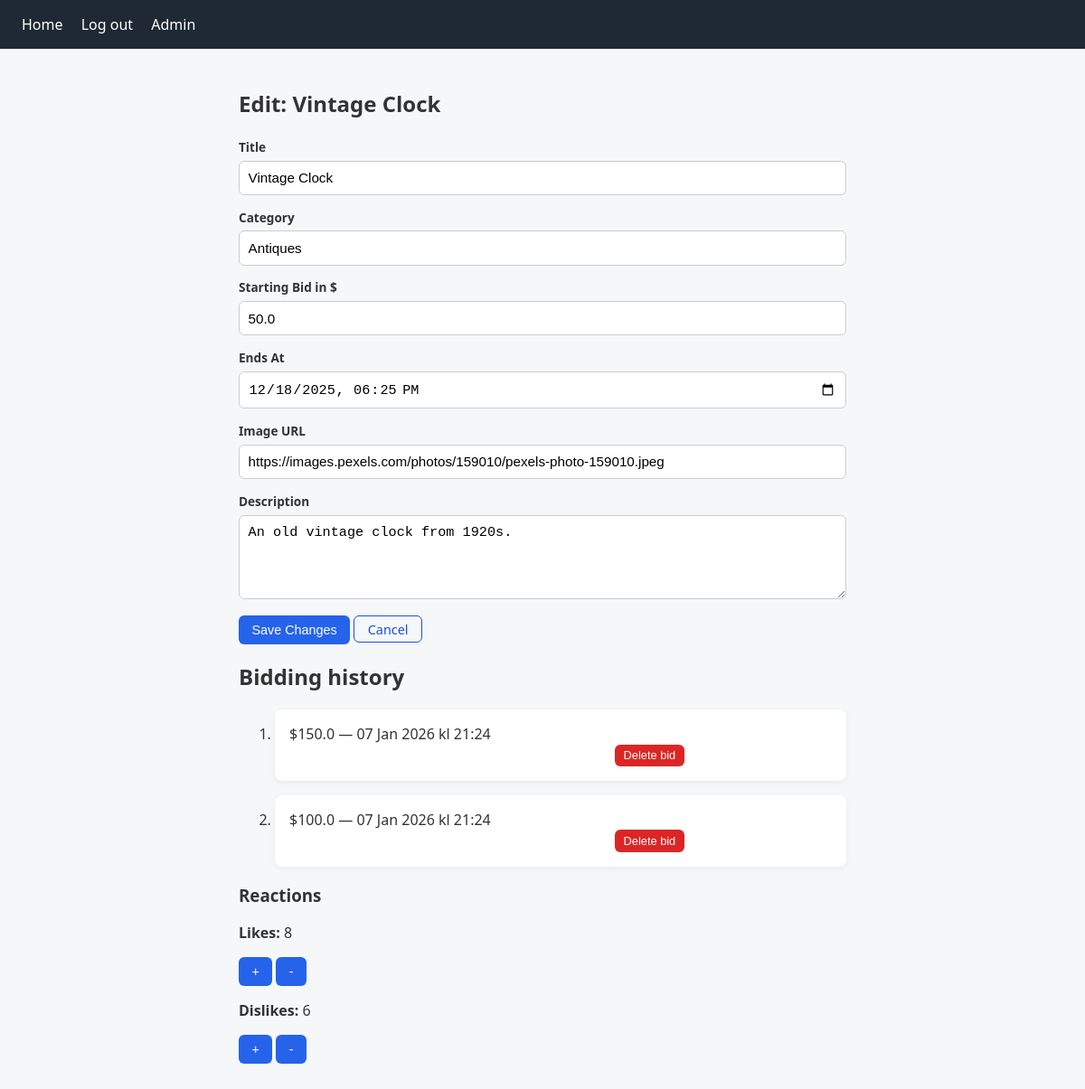
Screenshot of /admin/edit/1 (signed in) with the database file from the repository.
### models/auction.py (models this page shows)
class Auction(db.Model):
    __tablename__ = 'auctions'
    id = db.Column(db.Integer, primary_key=True)
    title = db.Column(db.String(50), unique=True, nullable=False)
    description = db.Column(db.String(10), nullable=False)
    category = db.Column(db.String(20), nullable=False)
    starting_bid = db.Column(db.Float, nullable=False)
    start_at = db.Column(db.DateTime, server_default=db.func.now())
    end_at = db.Column(db.DateTime, nullable=False)
    image_url = db.Column(db.String(200), nullable=True) # URL till bild

### models/bid.py (models this page shows)
class Bid(db.Model):
    __tablename__ = 'bids'
    id = db.Column(db.Integer, primary_key=True)
    auction_id = db.Column(db.Integer, db.ForeignKey('auctions.id'), nullable=False)
    bidder_email = db.Column(db.String(120), db.ForeignKey('users.email'), nullable=False)
    amount = db.Column(db.Float, nullable=False)
    created_at = db.Column(db.DateTime, server_default=db.func.now())

### blueprints/admin/admin_routes.py (the view, shortened to what this page needs)
@admin_bp.route('/add', methods=['GET', 'POST'])
@admin_bp.route('/edit/<int:auction_id>', methods=['GET', 'POST'])
@login_required
def admin_form(auction_id=None):
    if not is_admin():
        flash('Access denied: You must be an administrator.', 'danger')
        return redirect(url_for('auctions_bp.auctions_list'))
    auction_edit = None
    title = "Add new auction"
    history = []
    if auction_id:
        auction_edit = auction_repo.get_auction_by_id(auction_id)
        title = f"Edit: {auction_edit.title}"
        history = auction_repo.get_bidding_history(auction_id)
        likes = reactions_repo.count(auction_id, "like")
        dislikes = reactions_repo.count(auction_id, "dislike")
    else:
        likes = 0
        dislikes = 0
    return render_template(
    "admin_auction_form.html",
    auction=auction_edit,
    title=title,
    history=history,
    likes=likes,
    dislikes=dislikes
)

### blueprints/admin/admin_routes.py (called while the page is built)
def is_admin():
    return current_user.is_authenticated and current_user.role == 'admin'

### dbrepository/auction_repo.py (called while the page is built)
    def get_auction_by_id(self, auction_id):
        return Auction.query.get_or_404(auction_id)

    def get_bidding_history(self, auction_id):
        return (Bid.query
                .filter_by(auction_id=auction_id)
                .order_by(Bid.created_at.desc())
                .all())

### dbrepository/reactions_repo.py (called while the page is built)
    def count(self, auction_id, kind):
        return Reaction.query.filter_by(auction_id=auction_id, kind=kind).count()

### flask_app.py (called while the page is built)
@login_manager.user_loader
def load_user(user_id):
    return User.query.get(int(user_id))

### blueprints/admin/templates/admin_auction_form.html (shortened to what this page needs)
{% extends "base.html" %}
{% block content %}
<section>
    <h1>{{ title }}</h1>
    <form method="POST">
        <div>
            <label for="title" class="form-label">Title</label>
            <input type="text" placeholder="Example Nightstand" id="title" name="title"
                value="{{ auction.title if auction else '' }}" required>
        </div>
        <div class="mb-3">
            <label for="category" class="form-label">Category</label>
            <input type="text" placeholder="Example furniture" id="category" name="category"
                value="{{ auction.category if auction else '' }}" required>
        </div>
        <div>
            <div>
                <label for="starting_bid" class="form-label">Starting Bid in $</label>
                <input type="text" placeholder="100.00" id="starting_bid" name="starting_bid"
                    value="{{ auction.starting_bid if auction else '' }}" required>
            </div>
            <div>
                <label for="end_at" class="form-label">Ends At</label>
                <input type="datetime-local" id="end_at" name="end_at"
                    value="{{ auction.end_at if auction else '' }}" required>
            </div>
            <div>
                <label for="image_url" class="form-label">Image URL</label>
                <input type="text" placeholder="Optional" id="image_url" name="image_url"
                    value="{{ auction.image_url if auction else '' }}" >
            </div>
        </div>
        <div>
            <label for="description" class="form-label">Description</label>
            <textarea id="description" placeholder="Describe your item" name="description" rows="4"
                required>{{ auction.description if auction else '' }}</textarea>
        </div>
        <button type="submit" class="button">
            {{ 'Save Changes' if auction else 'Add auction' }}
        </button>
        <a href="{{ url_for('admin_bp.admin_auctions_list') }}" class="button-secondary">Cancel</a>
    </form>
     {% if auction %}
    <h2>Bidding history</h2>
    <ol>
        {% for bid in history %}
        <li>${{ bid.amount }} — {{ bid.created_at.strftime("%d %b %Y kl %H:%M") }}
            <form action="{{ url_for('admin_bp.admin_delete_bid', bid_id=bid.id) }}" method="POST" style="display:inline;">
            <button type="submit" class="button small danger button-far-right"
                onclick="return confirm('Are you sure you want to delete this bid?');"
                aria-label="Delete bid for {{ auction.title }}">Delete bid</button>
        </form>
        </li>
        {% else %}
        <li>No bids yet.</li>
        {% endfor %}
        {% endif %}
    </ol>
    {% if auction %}
    <h3>Reactions</h3>
    <p>
        <b>Likes:</b> {{ likes }}
    <form method="post" action="{{ url_for('admin_bp.admin_likes_plus', auction_id=auction.id) }}"
        style="display:inline;">
        <button class="button" type="submit">+</button>
    </form>
    <form method="post" action="{{ url_for('admin_bp.admin_likes_minus', auction_id=auction.id) }}"
        style="display:inline;">
        <button class="button" type="submit">-</button>
    </form>
    </p>
    <p>
        <b>Dislikes:</b> {{ dislikes }}
    <form method="post" action="{{ url_for('admin_bp.admin_dislikes_plus', auction_id=auction.id) }}"
        style="display:inline;">
        <button class="button" type="submit">+</button>
    </form>
    <form method="post" action="{{ url_for('admin_bp.admin_dislikes_minus', auction_id=auction.id) }}"
        style="display:inline;">
        <button class="button" type="submit">-</button>
    </form>
    </p>
    {% endif %}
</section>
{% endblock %}

### Static/style.css (style rules this page uses)
* { box-sizing: border-box; }
body { margin: 0; font-family: system-ui, -apple-system, BlinkMacSystemFont, "Segoe UI", Roboto, Oxygen, Ubuntu, Cantarell, "Open Sans", "Helvetica Neue", sans-serif; background-color: #f6f7f9; color: #333; }
li { background: white; padding: 1rem; margin-top: 1rem; margin-bottom: 1rem; border-radius: 8px; box-shadow: 0 2px 6px rgba(0,0,0,0.06); }
a { color: #2563eb; }
form { margin: 0.5rem 0; }
input, select, textarea { width: 100%; padding: 0.6rem; margin: 0.3rem 0 0.8rem 0; border-radius: 6px; border: 1px solid #ccc; font-size: 0.95rem; }
.form-label { font-weight: 600; font-size: 0.85rem; }
.button { background: #2563eb; color: white; border: none; padding: 0.5rem 0.9rem; border-radius: 6px; cursor: pointer; font-size: 0.9rem; }
.button.danger { background: #dc2626; }
.button.small { padding: 0.3rem 0.6rem; font-size: 0.8rem; }
.button-secondary { color: #1d4ed8; border: 1px solid #1d4ed8; padding: 0.3rem 0.9rem; border-radius: 6px; cursor: pointer; font-size: 0.9rem; text-decoration: none; }
.button-far-right { margin-left: 30vw; }

### rows the page displays
Auction: title "Vintage Clock", category "Antiques", starting_bid "50.0", end_at "12/18/2025 18:25", image_url "https://images.pexels.com/photos/159010/pexels-photo-159010.jpeg", description "An old vintage clock from 1920s."
Bid: amount "150.0", created_at "07 Jan 2026 kl 21:24"
Bid: amount "100.0", created_at "07 Jan 2026 kl 21:24"

### other values shown
{{ title }} "Edit: Vintage Clock"
{{ 'Save Changes' if auction else 'Add auction' }} "Save Changes"
{{ likes }} "8"
{{ dislikes }} "6"
